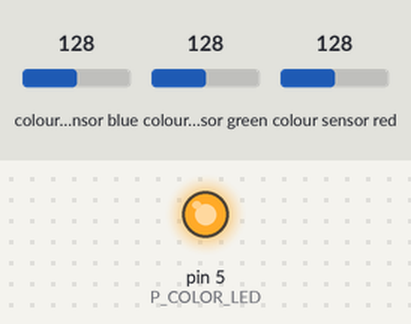
A sketch run on a simulated Arduino Uno, built with avr-gcc and run on an emulated ATmega328P. Shown: output pins drawn as LEDs (lit = HIGH). Wiring (inferred from the names in the program): TCS3200 colour sensor: output pin 4; S2 pin 6; S3 pin 7; S0 pin 2; S1 pin 3. Inputs (shaded band) come from the test bench; at power-on: colour sensor blue 128, colour sensor green 128, colour sensor red 128. Pins used as bus, display or sensor lines are not drawn; what the sketch prints to the serial monitor is not drawn.

Above: at 0.2 s.
Timing chart, 0 to 1.7 s (numbered marks = the images above):
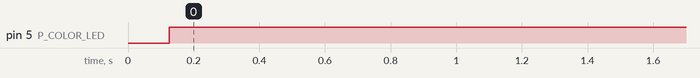

Measured:
- by itself, pin 5 (P_COLOR_LED): LOW → HIGH at 0.13 s

The sketch:

sensor_csv_test.ino
```cpp
const int P_COLOR_S0 = 2;//pinA
const int P_COLOR_S1 = 3;//pinB
const int P_COLOR_S2 = 6;//pine
const int P_COLOR_S3 = 7;//pinF
const int P_COLOR_OUT = 4;//pinC
const int P_COLOR_LED = 5;//pinD

//float whiteArray[50];
//float redArray[50];
//float blueArray[50];
//float greenArray[50];
//float whiteTime[50];
//float redTime[50];
//float blueTime[50];
//float greenTime[50];

void setup() {
  colorSetup();
  Serial.begin(9600);
  delay(100);
}

// primary loop takes color readings from all four channels and displays the raw values once per second.
// What you might wish to do with those values is up to you...
void loop() {
  double w, r, g, b;
  long tw, tr, tg, tb;

  Serial.print("\n\nwhite time,white value,red time,red value,");
  Serial.println("blue time,blue value,green time,green value,");
  for (int i = 0; i <= 255; i++)
  {
    tw = micros();
    w = colorRead(0,1);
    tr = micros();
    r = colorRead(1,1);
    tg = micros();
    g = colorRead(3,1);
    tb = micros();
    b = colorRead(2,1);

    Serial.print(tw);
    Serial.print(',');
    Serial.print(w);
    Serial.print(',');
    Serial.print(tr);
    Serial.print(',');
    Serial.print(r);
    Serial.print(',');
    Serial.print(tg);
    Serial.print(',');
    Serial.print(g);
    Serial.print(',');
    Serial.print(tb);
    Serial.print(',');
    Serial.print(b);
    Serial.println(',');
  }
  while(1);
}

int detectColor(){

  float white = colorRead(0,1);
  float red = colorRead(1,1);
  float blue = colorRead(2,1);
  float green = colorRead(3,1);

  Serial.print("white ");
  Serial.println(white);

  Serial.print("red ");
  Serial.println(red);

  Serial.print("blue ");
  Serial.println(blue);

  Serial.print("green ");
  Serial.println(green);

}

/*
This section will return the pulseIn reading of the selected color.
It will turn on the sensor at the start taosMode(1), and it will power off the sensor at the end taosMode(0)
color codes: 0=white, 1=red, 2=blue, 3=green
if LEDstate is 0, LED will be off. 1 and the LED will be on.
P_COLOR_OUT is the ouput pin of the TCS3200.
*/
float colorRead(int color, boolean LEDstate){

  //turn on sensor and use highest frequency/sensitivity setting
  taosMode(1);

  //setting for a delay to let the sensor sit for a moment before taking a reading.
  int sensorDelay = 100;

  //set the S2 and S3 pins to select the color to be sensed
  if(color == 0){//white
    digitalWrite(P_COLOR_S3, LOW); //S3
    digitalWrite(P_COLOR_S2, HIGH); //S2
    // Serial.print(" w");
  }

  else if(color == 1){//red
    digitalWrite(P_COLOR_S3, LOW); //S3
    digitalWrite(P_COLOR_S2, LOW); //S2
    // Serial.print(" r");
  }

  else if(color == 2){//blue
  digitalWrite(P_COLOR_S3, HIGH); //S3
  digitalWrite(P_COLOR_S2, LOW); //S2
  // Serial.print(" b");
  }

  else if(color == 3){//green
    digitalWrite(P_COLOR_S3, HIGH); //S3
    digitalWrite(P_COLOR_S2, HIGH); //S2
    // Serial.print(" g");
  }

  // create a var where the pulse reading from sensor will go
  float readPulse;

  //  turn LEDs on or off, as directed by the LEDstate var
  if(LEDstate == 0){
      digitalWrite(P_COLOR_LED, LOW);
  }
  if(LEDstate == 1){
      digitalWrite(P_COLOR_LED, HIGH);
  }

  // wait a bit for LEDs to actually turn on, as directed by sensorDelay var
  delay(sensorDelay);

  // now take a measurement from the sensor, timing a low pulse on the sensor's "out" pin
  readPulse = pulseIn(P_COLOR_OUT, LOW, 80000);

  //if the pulseIn times out, it returns 0 and that throws off numbers. just cap it at 80k if it happens
  if(readPulse < .1){
    readPulse = 80000;
  }

  //turn off color sensor and LEDs to save power
  taosMode(0);

  // return the pulse value back to whatever called for it...
  return readPulse;

}

// Operation modes area, controlled by hi/lo settings on S0 and S1 pins.
//setting mode to zero will put taos into low power mode. taosMode(0);

void taosMode(int mode){

    if(mode == 0){
    //power OFF mode-  LED off and both channels "low"
    digitalWrite(P_COLOR_LED, LOW);
    digitalWrite(P_COLOR_S0, LOW); //S0
    digitalWrite(P_COLOR_S1, LOW); //S1
    //  Serial.println("mOFFm");

    }else if(mode == 1){
    //this will put in 1:1, highest sensitivity
    digitalWrite(P_COLOR_S0, HIGH); //S0
    digitalWrite(P_COLOR_S1, HIGH); //S1
    // Serial.println("m1:1m");

    }else if(mode == 2){
    //this will put in 1:5
    digitalWrite(P_COLOR_S0, HIGH); //S0
    digitalWrite(P_COLOR_S1, LOW); //S1
    //Serial.println("m1:5m");

    }else if(mode == 3){
    //this will put in 1:50
    digitalWrite(P_COLOR_S0, LOW); //S0
    digitalWrite(P_COLOR_S1, HIGH); //S1
    //Serial.println("m1:50m");
    }

    return;

}

void colorSetup(){

    //initialize pins
    pinMode(P_COLOR_LED,OUTPUT); //LED pinD

    //color mode selection
    pinMode(P_COLOR_S2,OUTPUT); //S2 pinE
    pinMode(P_COLOR_S3,OUTPUT); //s3 pinF

    //color response pin (only actual input from taos)
    pinMode(P_COLOR_OUT, INPUT); //P_COLOR_OUT pinC

    //communication freq (sensitivity) selection
    pinMode(P_COLOR_S0,OUTPUT); //S0 pinB
    pinMode(P_COLOR_S1,OUTPUT); //S1 pinA

    return;

}
```
